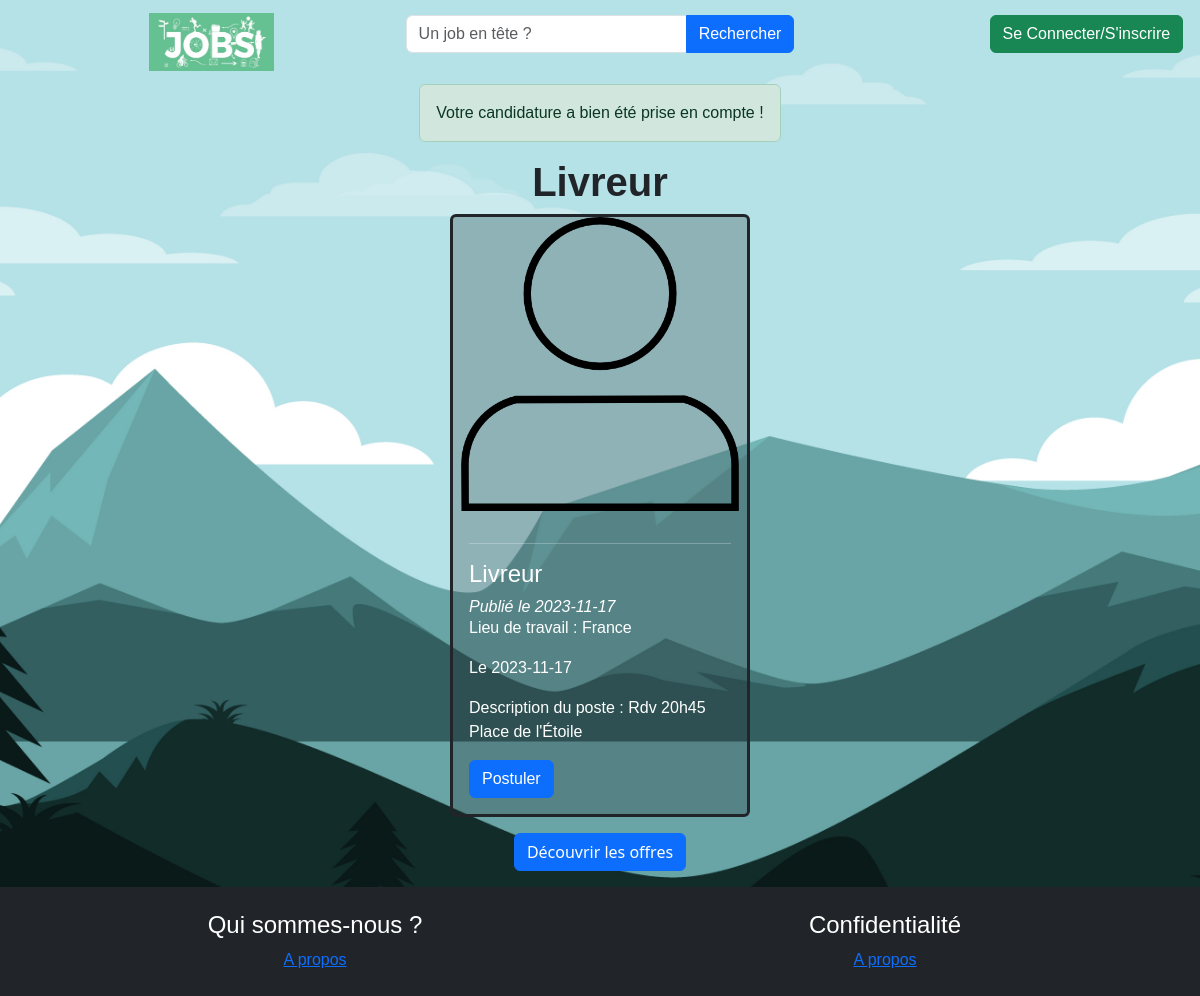
The page /controleur/postuler.php?idOffre=4 on the database its author committed.
### tables this page shows
CREATE TABLE `offre` (
  `idOffre` int(11) NOT NULL,
  `intitoffre` varchar(255) NOT NULL,
  `idAct` int(11) NOT NULL,
  `lieuTravail` varchar(100) NOT NULL,
  `idContrat` int(11) NOT NULL,
  `debutPeriod` date NOT NULL,
  `finPeriod` date DEFAULT NULL,
  `descOffre` text NOT NULL,
  `idEmployeur` int(11) NOT NULL,
  `idValidation` tinyint(1) NOT NULL DEFAULT 0,
  `datePublication` date NOT NULL DEFAULT current_timestamp()
);

### controleur/postuler.php (called while the page is built, shortened)
<?php
$idOffreCandid = $_GET["idOffre"];
$idEtudiantCandid = $_SESSION["idUser"];
require_once('modele/mod_annonces.php');
require_once('modele/mod_offre.php');
$errMesg = null;
$statusMesg = "alert-danger";
$result = applyAJob($idOffreCandid, $idEtudiantCandid);
switch($result){
  default:
    $errMesg = "Votre candidature a bien été prise en compte !";
    $statusMesg = "alert-success";
    break;
}
$uneOffre = getOffer($idOffreCandid);
require_once('vue/vue_uneOffre.php');
?>

### modele/mod_offre.php (called while the page is built, shortened)
<?php
function applyAJob($idOffre, $idEtudiant){
    $bdd = db_connect();
    $reqVerifyStudent = $bdd->prepare("SELECT idUser FROM utilisateur WHERE idUser = ? AND idStatut = 1");
    if(!$reqVerifyStudent->execute([intval($idEtudiant)])) return ERROR_BDD_OFFER;
    if($reqVerifyStudent->rowCount()==0) return USER_NOT_FOUND;
    return OFFER_ADDED;
}
?>

### modele/mod_annonces.php (called while the page is built, shortened)
<?php
function getOffer($idOffre){
    $bdd = db_connect();
    $req = $bdd->prepare("SELECT * FROM offre WHERE idOffre = ?");
    if(!$req->execute([$idOffre])) return false;
    return $req->fetch(PDO::FETCH_ASSOC);
}
?>

### vue/vue_uneOffre.php (the view)
<?php
    require("vue/vue_entete.php");
?>
<?php
        $intitoffre = $uneOffre['intitoffre'];
        $lieutravail = $uneOffre['lieuTravail'];
        $debutperiode = $uneOffre['debutPeriod'];
        $finperiode = $uneOffre['finPeriod'];
        $description = $uneOffre['descOffre'];
        $datepublication = $uneOffre['datePublication'];
        $idcontrat = $uneOffre['idContrat'];
        $idOffreCandid = $uneOffre['idOffre'];
?>
    <?php if($errMesg != null): ?>
        <p class="alert <?= $statusMesg ?>"><?= $errMesg ?></p>
    <?php endif; ?>
    <h1 class="title fw-bold"><?= $intitoffre ?></h1>
    <div class="card bg-dark bg-opacity-25 text-white rounded border-dark border-3 col-3">
            <img src="vue/images/user.png" class="card-img-top">
            <div class="card-body">
              <hr>
              <h4 class="card-title"><?= $intitoffre?></h4>
                <em><h6 class="card-text"><?="Publié le ", $datepublication ?></h6></em>
                <p class="card-text"><?="Lieu de travail : ", $lieutravail ?></p>
                <?php
                      if(!is_null($finperiode)){
                ?>
                        <p class="card-text"><?="Du ", $debutperiode," au ", $finperiode ?></p>
                <?php
                      }elseif ($idcontrat==1) {
                ?>
                        <p class="card-text"><?="Le ", $debutperiode ?></p>
                <?php
                      }elseif ($idcontrat==3) {
                ?>
                        <p class="card-text"><?="A partir du ", $debutperiode ?></p>
                <?php
                      }
                ?>
                <p class="card-text"><?="Description du poste : ", $description ?></p>
                <a href="index.php?section=postuler&idOffre=<?= $idOffreCandid ?>" class="btn btn-primary">Postuler</a>
            </div>
          </div>
          <a href="index.php?section=lesOffres" class="btn btn-primary mb-3 mt-3">Découvrir les offres</a>
<?php require("vue/vue_footer.php"); ?>

### vue/css/style.css (style rules this page uses)
* { margin: 0; padding: 0; box-sizing: border-box; font-family: sans-serif; }
body { background:url("../images/wallpaper2.jpg") no-repeat; height: 100vh; background-size: cover; background-position: center center; background-attachment: fixed; display: flex; flex-direction: column; align-items: center; position: relative; padding: 15px; }
.title { font-size: 40px; font-weight: bold; }

### rows shown on the page
offre: intitoffre "Livreur", datePublication "2023-11-17", lieuTravail "France", debutPeriod "2023-11-17", descOffre "Rdv 20h45 Place de l'Étoile"

### other values the page prints
$errMesg "Votre candidature a bien été prise en compte !"
